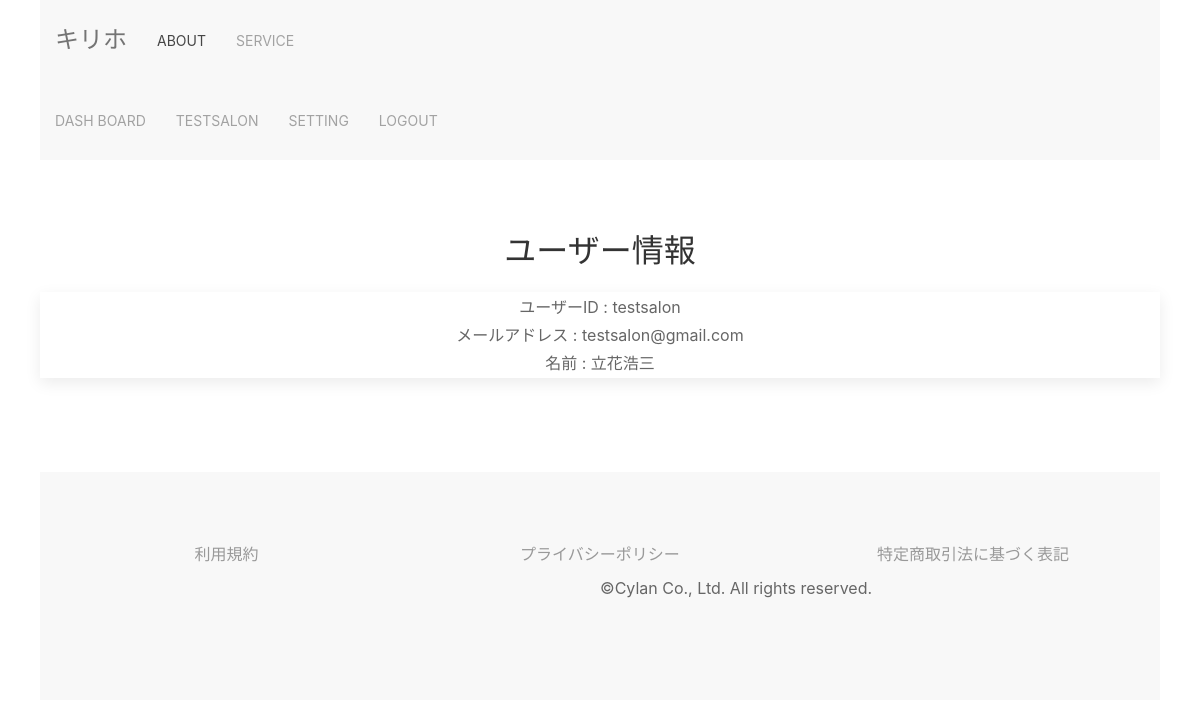
Screenshot of /user_detail/3/ (signed in) with the database file from the repository.
### unlimited/models.py (models this page shows, shortened)
class User(AbstractBaseUser, PermissionsMixin):
    user_name = models.CharField(_('username'),
                                 unique=True,
                                 max_length=20,
                                 help_text=_(
                                     'Required. 150 characters or fewer. Letters, digits and @/./+/-/_ only.'
                                 ),
                                 error_messages={
                                     'unique': _('ユーザー名が既に存在しています')
                                 }
                                 )
    email = models.EmailField(_('email address'), unique=True)
    first_name = models.CharField(_('first name'), max_length=30, blank=True)
    last_name = models.CharField(_('last name'), max_length=150, blank=True)
    is_staff = models.BooleanField(_('staff status'),
                                   default=False,
                                   help_text=_(
                                       'Designates whether the user can log into this admin site.'
                                   ))
    is_active = models.BooleanField(_('active'),
                                    default=True,
                                    help_text=_(
                                        'Designates whether this user should be treated as active.'
                                        'Unselect this instead of deleting accounts.'
                                    ),
                                    )
    created_at = models.DateTimeField(_('date_joined'), default=timezone.now)
    is_user = models.BooleanField(_('is User'),
                                  default=True,
                                  blank=False,
                                  )
    select_plan = models.IntegerField(verbose_name='選択プラン', choices=PLAN, default=0)
    payment_completion_date = models.DateField(verbose_name='支払い完了日', blank=True, default='9991-12-31')
    expire_date = models.DateField(verbose_name='有効期限', blank=True, default=timezone.now)
    objects = CustomUserManager()
    EMAIL_FIELD = 'email'
    USERNAME_FIELD = 'email'
    REQUIRED_FIELDS = []
    class Meta:
        verbose_name = _('user')
        verbose_name_plural = _('users')
    @property
    def username(self):
        """username属性ゲッター
                他のアプリケーションが、username属性にアクセスした場合に備えて定義
                メールアドレスを返す"""
        return self.email

### unlimited/views.py (the view)
# urls.py: path('user_detail/<int:pk>/', views.UserDetail.as_view(), name='user_detail'),
class UserDetail(OnlyYouMixin, generic.DetailView):
    model = User
    template_name = 'unlimited/user_detail.html'
    def get_context_data(self, **kwargs):
        user_name = self.request.user.user_name
        reserve_info = Reservation.objects.filter(member=user_name)
        context = super(UserDetail, self).get_context_data(**kwargs)
        context.update({
            'reserve_info': reserve_info
        })

### unlimited/views.py (called while the page is built)
    def test_func(self):
        user = self.request.user
        return user.pk == self.kwargs['pk'] or user.is_superuser

### unlimited/templates/unlimited/user_detail.html
{% extends "unlimited/base.html" %}
{% block content %}
<section class="uk-section uk-section-default uk-text-center">
    <h2 class="uk-heading-line uk-text-center">ユーザー情報</h2>
    <div class="uk-card uk-card-large uk-card-default uk-align-center uk-grid-collapse uk-child-width-1-1@s uk-margin" uk-grid>
        <table>
            <tr>
                <td>ユーザーID : {{ user.user_name }}</td>
            </tr>
            <tr>
                <td>メールアドレス : {{ user.email }}</td>
            </tr>
            <tr>
                <td>名前 : {{ user.last_name }}{{ user.first_name }}</td>
            </tr>
        </table>
    </div>
</section>
<br/>
{% endblock %}

### unlimited/templates/unlimited/base.html (shortened to what this page needs)
<!doctype html>
<html lang="ja">
<head>
    <link href="/static/css/uikit.min.css" rel="stylesheet">
    <link rel="stylesheet" href="/static/css/style.css">
</head>
<body class="uk-container">
    <nav class="uk-navbar-container navbar" uk-sticky="bottom" uk-navbar="mode: click">
        <div class="uk-navbar-left">
            <a class="uk-navbar-item uk-logo" href="{% url 'unlimited:landing' %}">
                キリホ
            </a>
            <ul class="uk-navbar-nav">
                <li class="uk-active"><a href="#">ABOUT</a></li>
                <li><a href="#">SERVICE</a></li>
            </ul>
        </div>
              {% if user.is_authenticated %}
                {% if user.is_user %}
                    <div class="uk-navbar-right">
                        <ul class="uk-navbar-nav">
                            <li>
                                <a href="{% url 'unlimited:dashboard' user.pk %}">DASHBOARD</a>
                            </li>
                            <li>
                                <a>{{ user.user_name }}</a>
                            </li>
                            <li>
                                <a href="#">SETTING</a>
                                <div class="uk-navbar-dropdown">
                                    <ul class="uk-nav uk-navbar-dropdown-nav">
                                        <li>
                                            <a href="{% url 'unlimited:user_detail' user.pk %}">USER INFO</a>
                                        </li>
                                        <li>
                                            <a href="{% url 'unlimited:user_update' user.pk %}">USER INFO UPDATE</a>
                                        </li>
                                        <li>
                                            <a href="{% url 'unlimited:password_change' %}">PASSWORD CHANGE</a>
                                        </li>
                                        <li>
                                            <a href="{% url 'unlimited:email_change' %}">E-MAIL CHANGE</a>
                                        </li>
                                    </ul>
                                </div>
                            </li>
                            <li>
                                <a href="{% url 'unlimited:logout' %}">LOGOUT</a>
                            </li>
                        </ul>
                    </div>
                {% else %}
                    <div class="uk-navbar-right">
                        <ul class="uk-navbar-nav">
                            <li>
                                <a href="{% url 'unlimited:stylist_list' %}">DASH BOARD</a>
                            </li>
                            <li>
                                <a>{{ user.user_name }}</a>
                            </li>
                            <li>
                                <li>
                                <a href="#">SETTING</a>
                            </li>
                            </li>
                            <li>
                                <a href="{% url 'unlimited:logout' %}">LOGOUT</a>
                            </li>
                        </ul>
                    </div>
                {% endif %}
              {% endif %}
    </nav>
    <div class="container mt-3">
        {% block content %}
        {% endblock %}
    </div>
    <section class="uk-section uk-section-muted">
        <div class="uk-button-group uk-flex">
            <a class="uk-width-1-3 uk-margin-small-bottom uk-link-muted uk-text-center" href="{% url 'unlimited:terms_of_service' %}">利用規約</a>
            <a class="uk-width-1-3 uk-margin-small-bottom uk-link-muted uk-text-center" href="{% url 'unlimited:privacy_policy' %}">プライバシーポリシー</a>
            <a class="uk-width-1-3 uk-margin-small-bottom uk-link-muted uk-text-center" href="{% url 'unlimited:transaction_law' %}">特定商取引法に基づく表記</a>
        </div>
        <div class="uk-grid-match uk-child-width-1-2 uk-text-center-small" uk-grid>
            <div class="uk-align-right">
                ©Cylan Co., Ltd. All rights reserved.
            </div>
        </div>
    </section>
</body>
</html>

### unlimited/static/css/style.css (style rules this page uses)
.navbar { opacity: 0.9; box-shadow: 4px; }

### rows the page displays
User: user_name "TESTSALON", user_name "testsalon", email "testsalon@gmail.com", last_name "立花", first_name "浩三"
